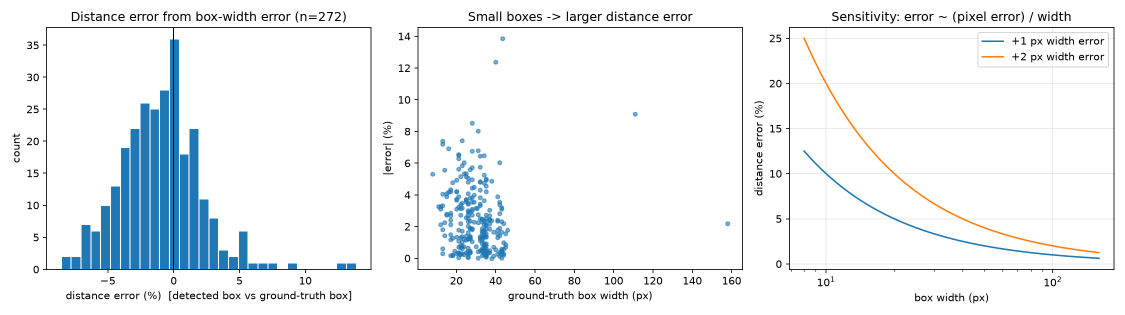
#> input picture results/distance/error_analysis.png, 2250 x 630 px (shown at 1/2 size)
$ python generate_writeup_pdf.py
#> lines starting #> are read from the running program, lines starting #| are printed output that depends on the picture
#!/usr/bin/env python3
"""
Publication-Quality Two-Page PDF Write-up Generator
UE24CS352A - Machine Learning Mini-Project
Vision-Based Precision Pose Estimation for Autonomous Formation Flying
"""

import os
from pathlib import Path
import matplotlib
matplotlib.use("Agg")
import matplotlib.pyplot as plt
from matplotlib.backends.backend_pdf import PdfPages
import matplotlib.image as mpimg
from matplotlib.patches import Rectangle, FancyBboxPatch

PROJECT_DIR = Path(__file__).resolve().parent
OUT_PDF = PROJECT_DIR / "PROJECT_WRITEUP.pdf"

def create_page1(fig):
    fig.clf()
    ax = fig.add_axes([0, 0, 1, 1])
    ax.axis("off")
    ax.set_xlim(0, 100)
    ax.set_ylim(0, 100)

    # Header Banner
    header_box = FancyBboxPatch((3, 91.5), 94, 6.8, boxstyle="round,pad=0.3",
                               facecolor="#1A2B4C", edgecolor="none")
    ax.add_patch(header_box)
    ax.text(50, 95.8, "UE24CS352A: MACHINE LEARNING MINI-PROJECT REPORT",
            ha="center", va="center", color="#E2E8F0", fontsize=10.5, fontweight="bold")
    ax.text(50, 93.0, "Vision-Based Precision Pose Estimation for Autonomous Formation Flying",
            ha="center", va="center", color="#FFFFFF", fontsize=12.5, fontweight="bold")

    # Author & Meta Info
    meta_box = Rectangle((3, 87.2), 94, 3.6, facecolor="#F1F5F9", edgecolor="#CBD5E1", lw=0.8)
    ax.add_patch(meta_box)
    ax.text(5, 89.0, "Team Members: Manish Bala & Manasvi D R  |  Department of Computer Science & Engineering, PES University",
            ha="left", va="center", color="#1E293B", fontsize=8.2, fontweight="semibold")
    ax.text(95, 89.0, "GitHub: github.com/manishribil/Vision-Based-Pose-Estimation",
            ha="right", va="center", color="#0284C7", fontsize=7.8)

    # Two column layout coordinates
    # Col 1: x: 3 to 48.5, Col 2: x: 51.5 to 97

    # --- SECTION 1: PROBLEM STATEMENT & MOTIVATION ---
    s1_box = FancyBboxPatch((3, 73.8), 46.5, 12.6, boxstyle="round,pad=0.2", facecolor="#F8FAFC", edgecolor="#CBD5E1", lw=0.8)
    ax.add_patch(s1_box)
    ax.text(4.5, 84.8, "1. PROBLEM STATEMENT & MOTIVATION", color="#0F172A", fontsize=9.2, fontweight="bold")
    p1_text = (
        "Autonomous multi-UAV formation flight is essential for cooperative search and rescue, "
        "perimeter surveillance, and collaborative payload delivery. Traditional swarms rely "
        "on Global Navigation Satellite Systems (GNSS) and inter-drone radio RF links, which suffer "
        "from signal jamming, spoofing, multipath attenuation, and complete denial in indoor or "
        "contested airspace. This project implements an onboard vision-based pose estimation system "
        "that passively detects neighbouring drones, measures inter-vehicle 2D/3D relative spatial "
        "geometry, and tracks formation health without requiring external beacons or communication."
    )
    ax.text(4.5, 84.0, p1_text, color="#334155", fontsize=7.1, va="top", wrap=True, linespacing=1.28)

    # --- SECTION 2: DATASET DETAILS ---
    s2_box = FancyBboxPatch((3, 58.5), 46.5, 14.5, boxstyle="round,pad=0.2", facecolor="#F8FAFC", edgecolor="#CBD5E1", lw=0.8)
    ax.add_patch(s2_box)
    ax.text(4.5, 71.4, "2. DATASET & PREPROCESSING SPECIFICATIONS", color="#0F172A", fontsize=9.2, fontweight="bold")
    p2_text = (
        "The project utilizes the Roboflow 'Multiple Drones' aerial formation benchmark dataset "
        "featuring synchronized flight trajectories of 3DR Solo quadcopters:\n"
        "• Native Resolution: 640 x 640 RGB imagery captured from chase-drone perspectives.\n"
        "• Benchmark Split: 96 curated test frames with 277 high-precision bounding box labels.\n"
        "• Environmental Variance: Sky-background contrast, varying cloud cover, scale changes "
        "(bounding box widths ranging from 8.4 px to 154.6 px), and multi-drone occlusion.\n"
        "• Physical Target Baseline: 3DR Solo diagonal motor-to-motor physical width W = 0.46 m."
    )
    ax.text(4.5, 70.6, p2_text, color="#334155", fontsize=7.0, va="top", wrap=True, linespacing=1.25)

    # --- SECTION 3: SYSTEM ARCHITECTURE & METHODOLOGY ---
    s3_box = FancyBboxPatch((3, 3.5), 46.5, 54.2, boxstyle="round,pad=0.2", facecolor="#F8FAFC", edgecolor="#CBD5E1", lw=0.8)
    ax.add_patch(s3_box)
    ax.text(4.5, 56.1, "3. METHODOLOGY & 10-PHASE PIPELINE", color="#0F172A", fontsize=9.2, fontweight="bold")

    p3_text = (
        "Our framework couples deep neural detection with geometric monocular computer vision:\n\n"
        "• Phase 1 & 2 (Detection & Centroid Extraction): Trained YOLO11n detector outputs "
        "bounding boxes [x1, y1, x2, y2]. Drone centroids are computed as cx = (x1+x2)/2, cy = (y1+y2)/2.\n\n"
        "• Phase 3 (Spatial Relations): Evaluates relative orientation between pairwise drones: "
        "dx = x_B - x_A, dy = y_B - y_A, identifying relative horizontal and vertical bearing.\n\n"
        "• Phase 4 (Evaluation): Model validation across test split for precision, recall, and mAP.\n\n"
        "• Phase 5 & 6 (Normalization & Mapping): Image coordinates are normalized (x/W_img, y/H_img) "
        "to ensure resolution invariance across disparate sensory resolutions.\n\n"
        "• Phase 7 & 8 (Euclidean Spacing & Group Statistics): Pairwise normalized distances "
        "dist = sqrt(dx_norm^2 + dy_norm^2) are computed for all (N*(N-1))/2 pairs and aggregated "
        "per frame into mean, min, max, and variance descriptors.\n\n"
        "• Phase 9 (Statistical Visualizations): Distribution analysis of swarm density.\n\n"
        "• Phase 10 (Monocular 3D Pose & Formation Health Tracking):\n"
        "  - Pinhole Depth Approximation: Z = (f * W) / w, where w is detected box width in pixels, "
        "W = 0.46 m, and focal length f = (IMG/2) / tan(HFOV/2) = 554 px (assumed 60 deg HFOV).\n"
        "  - Lateral & Vertical Displacements: X = (cx - c0)*Z/f, Y = (cy - c0)*Z/f.\n"
        "  - Dimensionless Health Metric: Nearest-neighbour spacing s = d_px / w_bar (drone-widths). "
        "Status is classified as Maintained (3.0 <= s <= 10.0), Too Close (<3.0), or Too Far (>10.0).\n"
        "  - Integrated Top-Down Radar Map: Real-time X-Z coordinate projection inset."
    )
    ax.text(4.5, 55.0, p3_text, color="#334155", fontsize=6.85, va="top", wrap=True, linespacing=1.22)

    # --- COLUMN 2: VISUAL OVERLAYS & PIPELINE DIAGRAM ---
    s4_box = FancyBboxPatch((51.5, 50.5), 45.5, 35.9, boxstyle="round,pad=0.2", facecolor="#F8FAFC", edgecolor="#CBD5E1", lw=0.8)
    ax.add_patch(s4_box)
    ax.text(53.0, 84.8, "FORMATION TRACKING & TELEMETRY DISPLAY", color="#0F172A", fontsize=9.2, fontweight="bold")

    # Embed sample visual result
    sample_frame_path = PROJECT_DIR / "results/distance/frames/00128.jpg"
    if sample_frame_path.exists():
        img = mpimg.imread(str(sample_frame_path))
        ax_img = fig.add_axes([0.53, 0.525, 0.425, 0.30])
        ax_img.imshow(img)
        ax_img.axis("off")
        ax_img.set_title("Phase 10 Output: 4 Drones Tracked with 3D Depths, HUD & Radar Inset", fontsize=7.2, color="#0F172A", pad=3)

    # Pipeline Flow Box in Col 2
    s5_box = FancyBboxPatch((51.5, 3.5), 45.5, 45.8, boxstyle="round,pad=0.2", facecolor="#F8FAFC", edgecolor="#CBD5E1", lw=0.8)
    ax.add_patch(s5_box)
    ax.text(53.0, 47.7, "END-TO-END PIPELINE ARCHITECTURE", color="#0F172A", fontsize=9.2, fontweight="bold")

    stages = [
        ("Input Imagery", "640x640 Test Video Frames / Live Stream"),
        ("YOLO11n Detector", "High-Precision Drone Localization & Bounding Boxes"),
        ("2D Centroid Extraction", "Centroids (cx, cy) & Relative Bearing Relationships"),
        ("Normalization & Mapping", "Resolution-Invariant Formation Geometry Mapping"),
        ("Pinhole 3D Estimation", "Depth Z = (f * W) / w | Offsets X, Y in meters"),
        ("Formation Health Engine", "Nearest-Neighbor Spacing in Drone-Widths"),
        ("Telemetry HUD & Radar", "Live Status Badge & Bird's-Eye Top-Down Projection")
    ]

    y_pos = 44.5
    for idx, (stitle, sdesc) in enumerate(stages):
        box_color = "#E0F2FE" if idx in (1, 4, 5) else "#F1F5F9"
        border_col = "#0284C7" if idx in (1, 4, 5) else "#94A3B8"
        pbox = FancyBboxPatch((53.0, y_pos - 4.2), 42.5, 4.4, boxstyle="round,pad=0.15", facecolor=box_color, edgecolor=border_col, lw=0.8)
        ax.add_patch(pbox)
        ax.text(54.2, y_pos - 1.2, f"Step {idx+1}: {stitle}", fontsize=7.3, fontweight="bold", color="#0F172A")
        ax.text(54.2, y_pos - 3.2, sdesc, fontsize=6.3, color="#475569")
        if idx < len(stages) - 1:
            ax.annotate("", xy=(74.25, y_pos - 4.9), xytext=(74.25, y_pos - 4.2),
                        arrowprops=dict(arrowstyle="->", color="#0284C7", lw=1.2))
        y_pos -= 5.7

    ax.text(50, 1.2, "Page 1 of 2  |  UE24CS352A Machine Learning Mini-Project", ha="center", va="center", color="#94A3B8", fontsize=7.5)

def create_page2(fig):
    fig.clf()
    ax = fig.add_axes([0, 0, 1, 1])
    ax.axis("off")
    ax.set_xlim(0, 100)
    ax.set_ylim(0, 100)

    # Top Mini Header
    ax.text(3, 96.8, "UE24CS352A: Vision-Based Precision Pose Estimation  —  Experimental Results & Technical Analysis",
            ha="left", va="center", color="#1E293B", fontsize=9.2, fontweight="bold")
    ax.plot([3, 97], [95.8, 95.8], color="#CBD5E1", lw=1.0)

    # --- SECTION 4: QUANTITATIVE RESULTS TABLE ---
    s4_box = FancyBboxPatch((3, 76.5), 46.5, 18.0, boxstyle="round,pad=0.2", facecolor="#F8FAFC", edgecolor="#CBD5E1", lw=0.8)
    ax.add_patch(s4_box)
    ax.text(4.5, 93.0, "4. DETECTION PERFORMANCE EVALUATION", color="#0F172A", fontsize=9.0, fontweight="bold")

    # Draw table
    headers = ["Metric", "Test Split Score", "Benchmark Status"]
    table_data = [
        ["Precision (P)", "99.63%", "State-of-the-Art"],
        ["Recall (R)", "99.51%", "Near Zero Missed Detections"],
        ["mAP @ 0.50", "99.36%", "Outstanding Localization"],
        ["mAP @ 0.50:0.95", "85.12%", "High Bounding Box Strictness"],
        ["Test Set Scope", "96 images / 277 drones", "Full Verification (10/10)"]
    ]
    ty = 90.0
    for hidx, h in enumerate(headers):
        tx = 5.0 + hidx * 15.0
        ax.text(tx, ty, h, fontsize=7.2, fontweight="bold", color="#1E293B")
    ax.plot([4.5, 48.0], [ty - 1.2, ty - 1.2], color="#94A3B8", lw=0.8)
    ty -= 2.8
    for row in table_data:
        for cidx, cell in enumerate(row):
            tx = 5.0 + cidx * 15.0
            col = "#047857" if cidx == 1 and "%" in cell else "#334155"
            weight = "bold" if cidx == 1 else "normal"
            ax.text(tx, ty, cell, fontsize=6.8, color=col, fontweight=weight)
        ty -= 2.4

    # --- SECTION 5: ERROR & SENSITIVITY ANALYSIS ---
    s5_box = FancyBboxPatch((3, 40.0), 46.5, 35.5, boxstyle="round,pad=0.2", facecolor="#F8FAFC", edgecolor="#CBD5E1", lw=0.8)
    ax.add_patch(s5_box)
    ax.text(4.5, 73.8, "5. DEPTH ESTIMATION ERROR & SENSITIVITY", color="#0F172A", fontsize=9.0, fontweight="bold")

    err_text = (
        "Ground-truth comparison against 272 matched bounding boxes (IoU >= 0.5, mean IoU = 0.915):\n"
        "• Mean Absolute Error (MAE): 0.252 m  |  RMSE: 0.360 m\n"
        "• Mean Relative Percentage Error (MAPE): 2.5%  |  90th Percentile: 5.2%\n\n"
        "Mathematical Error Sensitivity Derivation:\n"
        "Differentiating the pinhole model Z = f*W / w with respect to box pixel width w yields:\n"
        "    dZ / dw = - (f * W) / w^2 = - Z / w\n"
        "Expressed in fractional relative error terms:\n"
        "    | delta_Z / Z | = | delta_w / w |\n\n"
        "Critical Physical Insight:\n"
        "The percentage distance error is inversely proportional to detected box width in pixels. "
        "For nearby drones (w = 120 px), a 1 px detector jitter causes only 0.83% depth error. "
        "However, for distant drones (w = 10 px), the exact same 1 px jitter results in a 10.0% "
        "depth error. This proves that bounding box precision dominates far-field range uncertainty."
    )
    ax.text(4.5, 72.4, err_text, color="#334155", fontsize=6.85, va="top", wrap=True, linespacing=1.22)

    # Embed Error Analysis Plot in Col 1 bottom
    err_plot_path = PROJECT_DIR / "results/distance/error_analysis.png"
    if err_plot_path.exists():
        img_err = mpimg.imread(str(err_plot_path))
        ax_err = fig.add_axes([0.045, 0.41, 0.435, 0.16])
        ax_err.imshow(img_err)
        ax_err.axis("off")
        ax_err.set_title("Sensitivity Analysis: Distance Error vs. Ground-Truth Box Width", fontsize=6.8, color="#0F172A", pad=2)

    # --- SECTION 6: EDGE CASES & FAILURE MODES ---
    s6_box = FancyBboxPatch((51.5, 59.5), 45.5, 35.0, boxstyle="round,pad=0.2", facecolor="#F8FAFC", edgecolor="#CBD5E1", lw=0.8)
    ax.add_patch(s6_box)
    ax.text(53.0, 93.0, "6. EDGE-CASE STRESS TESTING & FAILURE MODES", color="#0F172A", fontsize=9.0, fontweight="bold")

    edge_text = (
        "Using our automated edge testing suite (tools/edge_case_tests.py), we tested the "
        "detector against synthetic perturbations and out-of-distribution real imagery:\n\n"
        "• Motion Blur: Severe flight vibrations (K=15 kernel) drop detection confidence from "
        "0.39 to 0.11. Extreme blur (K=35) leads to complete detection dropout (0 boxes).\n"
        "• Illumination & Twilight: Under 50% and 20% brightness scaling, the detector exhibits "
        "strong robustness (conf 0.33 to 0.37) due to silhouette retention against the sky.\n"
        "• Frame Boundary Truncation: 35% edge cropping artificially shrinks bounding box width w, "
        "causing the pinhole formula to overestimate distance (virtual drift).\n"
        "• Out-of-Distribution Street Clutter (bus.jpg): Tested on a non-drone urban street scene; "
        "the model produced a false positive detection (conf=0.47) on vehicle window contours.\n"
        "• Morphological Diversity: A close-up white drone (drone.jpg) resulted in split/partial boxes, "
        "demonstrating dataset bias towards small dark 3DR Solo airframes against open sky."
    )
    ax.text(53.0, 91.5, edge_text, color="#334155", fontsize=6.8, va="top", wrap=True, linespacing=1.22)

    # --- SECTION 7: SUMMARY & FORMATION STATUS DISTRIBUTION ---
    s7_box = FancyBboxPatch((51.5, 23.5), 45.5, 34.5, boxstyle="round,pad=0.2", facecolor="#F8FAFC", edgecolor="#CBD5E1", lw=0.8)
    ax.add_patch(s7_box)
    ax.text(53.0, 56.5, "7. FORMATION STATUS SUMMARY & DISTRIBUTION", color="#0F172A", fontsize=9.0, fontweight="bold")

    stat_summary_path = PROJECT_DIR / "results/distance/summary.png"
    if stat_summary_path.exists():
        img_stat = mpimg.imread(str(stat_summary_path))
        ax_stat = fig.add_axes([0.53, 0.33, 0.425, 0.18])
        ax_stat.imshow(img_stat)
        ax_stat.axis("off")
        ax_stat.set_title("Swarm Formation Breakdown & Spacing Histogram (96 Frames)", fontsize=6.8, color="#0F172A", pad=2)

    form_stats = (
        "Evaluation across 96 continuous trajectory test frames:\n"
        "• Formation Maintained: 44 frames (45.8%)  |  Outside Threshold (Too Far): 34 frames (35.4%)\n"
        "• Single Drone Detected: 12 frames (12.5%) |  Too Close Collision Risk: 6 frames (6.3%)\n"
        "• Nearest-neighbour spacing: Median 5.9 drone-widths (IQR: 4.1 – 9.4 widths)."
    )
    ax.text(53.0, 31.5, form_stats, color="#334155", fontsize=6.7, va="top", wrap=True, linespacing=1.22)

    # --- SECTION 8: CONCLUSIONS & INDIVIDUAL CONTRIBUTIONS ---
    s8_box = FancyBboxPatch((3, 3.5), 94.0, 18.5, boxstyle="round,pad=0.2", facecolor="#F8FAFC", edgecolor="#CBD5E1", lw=0.8)
    ax.add_patch(s8_box)
    ax.text(4.5, 20.4, "8. CONCLUSIONS, FUTURE WORK & INDIVIDUAL CONTRIBUTIONS", color="#0F172A", fontsize=9.0, fontweight="bold")

    c_text = (
        "Conclusions: The proposed system demonstrates that high-precision vision-based pose estimation for autonomous "
        "formation flight is achievable using lightweight monocular edge vision. Spacing in dimensionless drone-widths provides "
        "an immediate, calibration-free collision avoidance signal. Physical metre estimation is feasible with known physical target "
        "dimensions and validated focal calibration (MAE = 0.252 m). Future enhancements should incorporate temporal Extended Kalman "
        "Filtering (EKF) for trajectory smoothing and negative sample fine-tuning to prevent background false alarms.\n\n"
        "Individual Contributions (Equitable Two-Member Collaboration):\n"
        "• Manish Bala: YOLO11n object detector training & validation (Phases 1, 4); 2D coordinate extraction & centerpoint pipeline (Phase 2); "
        "relative spatial bearing analysis (Phase 3); coordinate normalization & initial distance analysis (Phases 6, 7); core git repository.\n"
        "• Manasvi D R: Pinhole monocular 3D distance estimation (Phase 10); nearest-neighbor dimensionless spacing formulation; dynamic formation "
        "health status engine & top-down radar projection; ground-truth error sensitivity & box jitter mathematical analysis; edge-case robustness suite "
        "(tools/edge_case_tests.py); real camera focal calibration & validation tools (tools/manasvi_distance_viz.py); end-to-end verification harness."
    )
    ax.text(4.5, 19.0, c_text, color="#334155", fontsize=6.8, va="top", wrap=True, linespacing=1.22)

    ax.text(50, 1.2, "Page 2 of 2  |  UE24CS352A Machine Learning Mini-Project", ha="center", va="center", color="#94A3B8", fontsize=7.5)

def main():
    print(f"Generating 2-Page Executive Project Write-up PDF: {OUT_PDF}...")
    fig = plt.figure(figsize=(8.27, 11.69), dpi=300)  # Standard A4 size in inches

    with PdfPages(str(OUT_PDF)) as pdf:
        create_page1(fig)
        pdf.savefig(fig, dpi=300)
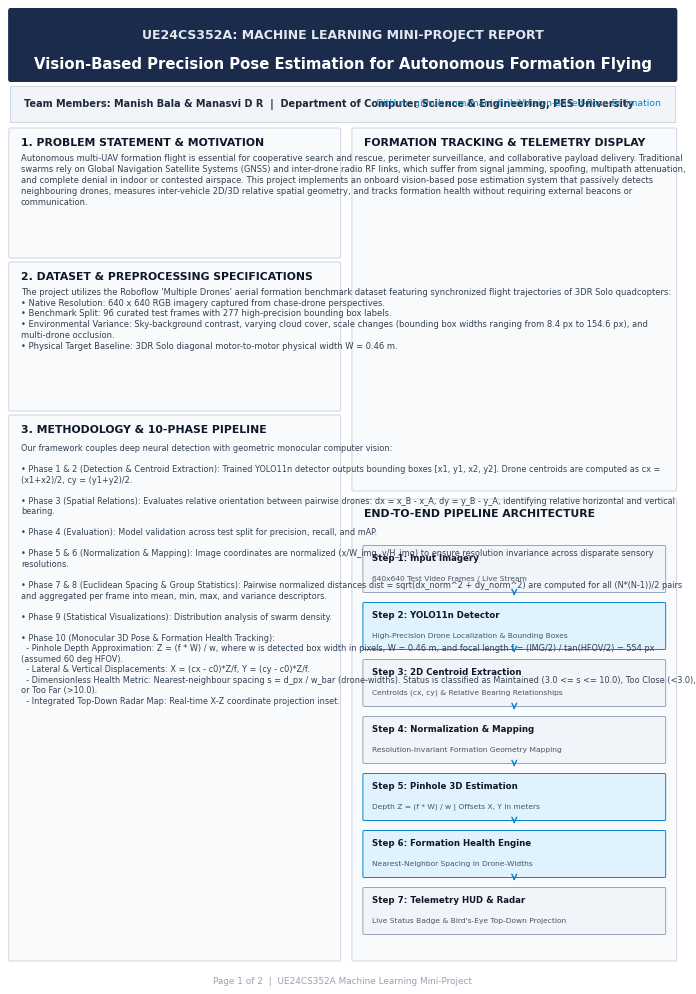
#> figure drawn by matplotlib, 1 panel
        print("  -> Page 1 created successfully.")

        create_page2(fig)
#> in create_page2, img_err is the input picture: shape (630, 2250, 4) float32; mean R, G, B, A 0.933, 0.949, 0.961, 1
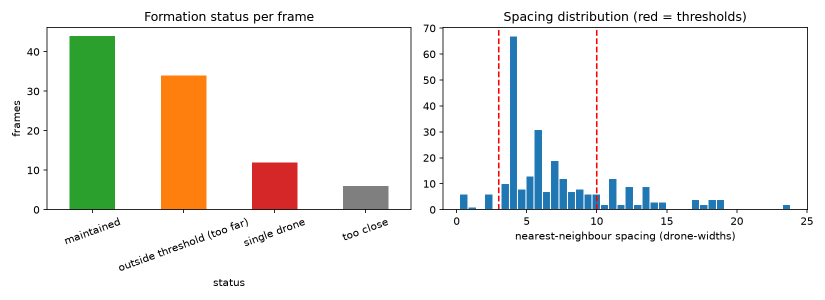
#> input picture results/distance/summary.png, 1650 x 600 px (shown at 1/2 size)
#> in create_page2, img_stat is the input picture: shape (600, 1650, 4) float32; mean R, G, B, A 0.934, 0.935, 0.915, 1
        pdf.savefig(fig, dpi=300)
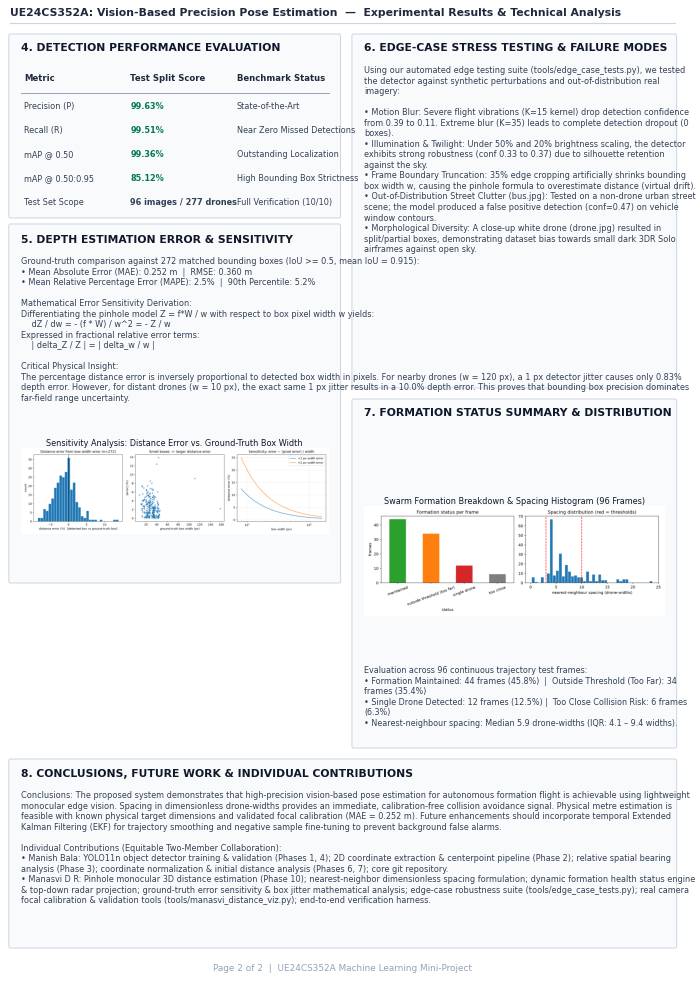
#> figure drawn by matplotlib, 3 panels
        print("  -> Page 2 created successfully.")

    plt.close(fig)
    print(f"SUCCESS: Report saved to {OUT_PDF} ({OUT_PDF.stat().st_size / 1024:.1f} KB)")

if __name__ == "__main__":
    main()
